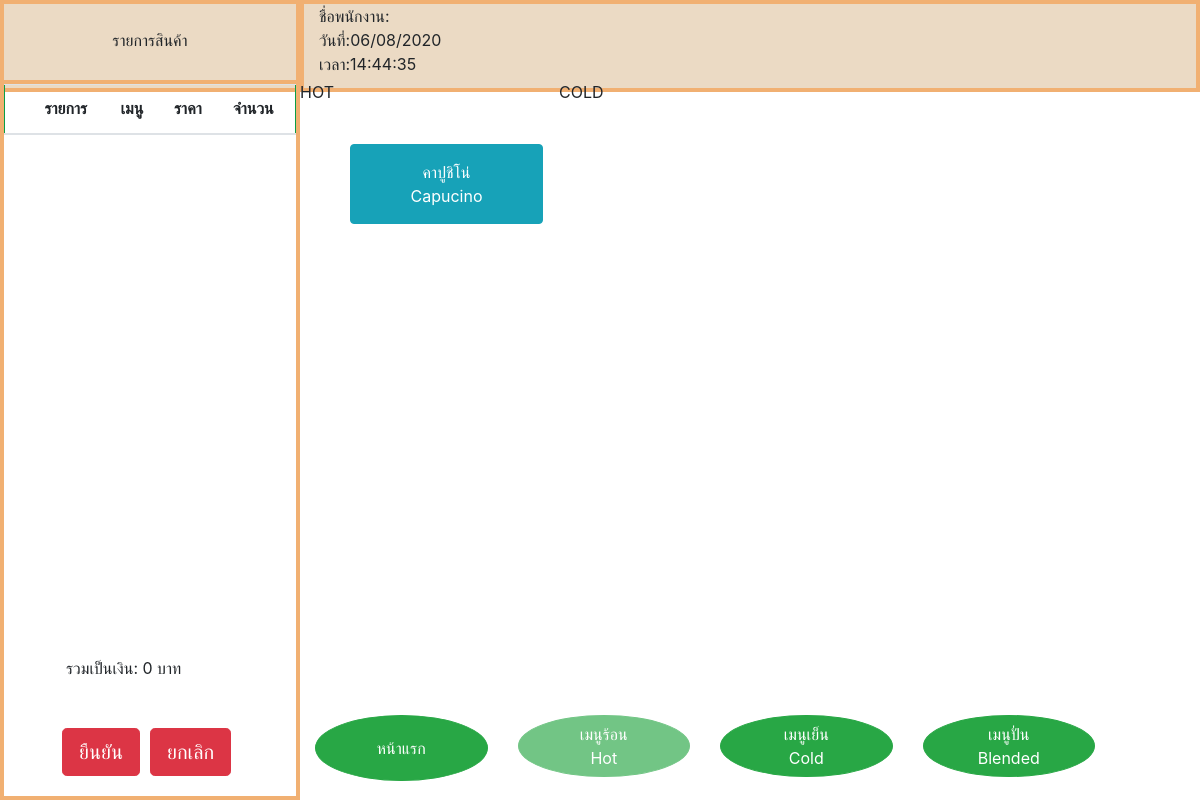
/Orderhot/, run on the app's committed database.
### Webcashier/models.py (models this page shows)
class Product (models.Model):
    P_TYPE = (
        ('HOT', 'hot'),
        ('COLD', 'cold'),
        ('BLENDED', 'blended'),
    )
    Pid = models.AutoField(primary_key=True)
    P_name = models.CharField(max_length=1000)
    P_nameEng =models.CharField(max_length=1000)
    price = models.CharField(max_length=300)
    p_type =models.CharField(max_length=10,choices=P_TYPE, null=True, blank=True)
    created_at = models.DateTimeField(default=datetime.now, blank=True)
    def __str__(self):
        return f'{self.P_name} - {self.p_type }'

### Webcashier/views.py (the view)
# urls.py: path('Orderhot/',Orderhotpage,),
def Orderhotpage(request):
    order = Product.objects.all()
    context = {'order': order}
    print(order)
    return render(request,'Webcashier/Orderhot.html',context)

### Webcashier/templates/Webcashier/Orderhot.html (shortened to what this page needs)
{% extends 'Webcashier/base.html' %}
{% block content %}
<div class="col-sm-9 p-0">
<div class=" container" method='POST'>
  <div class="row">
    {% for sc in order  %}
    {{sc.p_type}}
      {% if sc.p_type  == 'HOT' %}
      <div class="col-sm-3 p-3 mt-5">
        <button onclick="saveTable( '{{sc.P_name}},{{sc.p_type}},{{sc.price}}' )" type="button" class="btn btn-info" style="width: 100%; min-height: 80px;" >{{sc.P_name}}
        <br>{{sc.P_nameEng}}</button>
      </div>
      {% endif %}
    {% endfor %}
    <div class="row position-absolute m-0 p-0" style="bottom: 3px; width: 90%;  ">
      <div class="col-sm-3" >
        <p><a href="/Incustumer">  <button type="button" class="btn btn-success " style=" width: 100%;  padding: 20px 28px;border-radius: 50%; ">หน้าแรก<br></button> </a> </p>
      </div>
      <div class="col-sm-3  ">
        <p> <a > <button type="button" class="btn btn-success disabled" style=" width: 100%;border-radius: 50%;   ">เมนูร้อน<br>Hot</button></a></p>
      </div>
      <div class="col-sm-3 ">
        <p> <a href="/Ordercold" > <button type="button" class="btn btn-success "   style=" width: 100%;border-radius: 50%;   ">เมนูเย็น<br>Cold</button></a></p>
      </div>
      <div class="col-sm-3">
        <p> <a href="/Orderblended" >  <button type="button" class="btn btn-success"  style=" width: 100%; border-radius: 50%;  ">เมนูปั่น<br>Blended</button></a></p>
      </div>
    </div>
  </div>
</div>
</div>
</body>
</html>
{% endblock %}

### Webcashier/templates/Webcashier/base.html (style rules this page uses)
p { text-align: center; }

### data on the page
Product: p_type "HOT", P_name "คาปูชิโน่", P_nameEng "Capucino"
Product: p_type "COLD"
